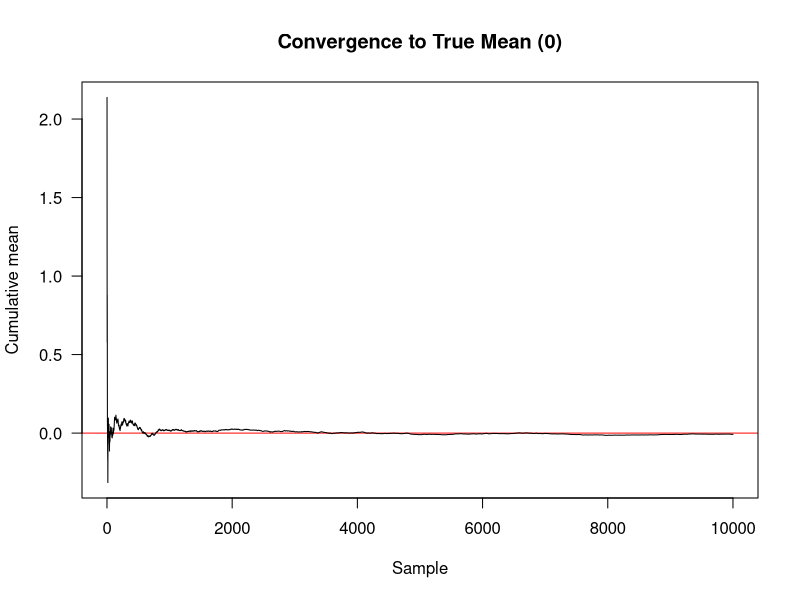
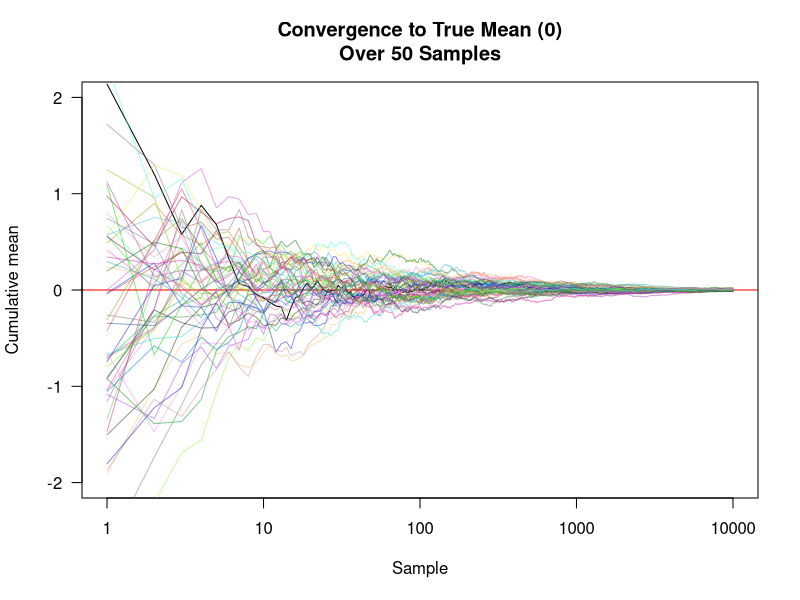

R code for these plots, in order:
## This code was largely adapted from part of nicer's MCMC code
# Set our parameters
m <- 0 # mean
s <- 1 # standard deviation

# Now sample from this distribution (mean = 0; sd = 2)
set.seed(235)
samples <- rnorm(10000, m, s) # the `rnorm` function simply generates a random sample from a normal distribution

# Let's check the mean from our sample
mean(samples) # it is very close to the true mean we previously set (0)

# Let's now check the summary statistics for our sample
summary(replicate(1000, mean(rnorm(10000, m, s))))

# Now we can compute the cumulative mean (for element k, the sum of elements 1, 2,..., k, divided by k) by writing a simple function
cummean <- function(x)
  cumsum(x) / seq_along(x)

# Now we can plot the convergence to the true mean
plot(cummean(samples), type="l", xlab="Sample", ylab="Cumulative mean",
     main = "Convergence to True Mean (0)",
     panel.first=abline(h=0, col="red"), las=1) # set the hline at 0 for comparison

# Here are another 50 random samples on the same plot to see the same pattern (convergence to the true mean of 0) 
set.seed(5523)
plot(cummean(samples), type="l", xlab="Sample", ylab="Cumulative mean",
     main = "Convergence to True Mean (0)\nOver 50 Samples",
     ylim = c(-2,2), # set wider limit for y axis to center the samples in the plot
     panel.first=abline(h=0, col="red"), las=1, log="x") # set the hline at 0 for comparison
for (i in seq_len(50))
  lines(cummean(rnorm(10000, m, s)),
        col=rgb(runif(1), runif(1), runif(1), .5))

# Change the parameter values and repeat the steps above to see how the samples change accordingly 
# (e.g., changing m to 2 will shift all samples to converge to 2 as this is the "true mean", 
# increasing sd values will shift the sample mean given wider variance, and so on.)
